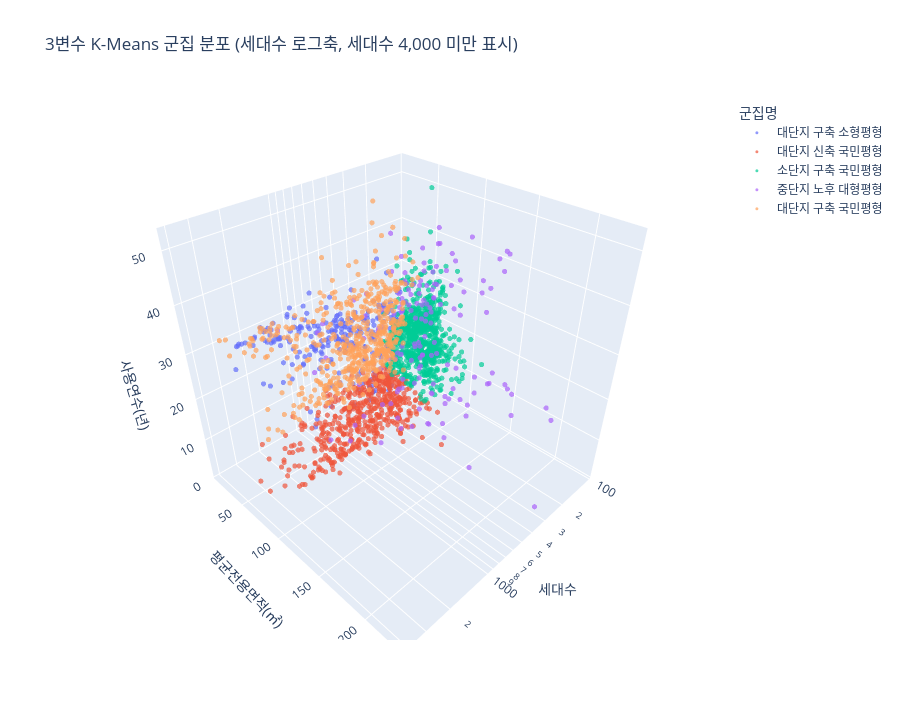

Notebook source saved alongside this figure:
### Markdown cell above
## 10-1. 군집 시각화 (3D 원 변수 축)

PCA를 적용하지 않고 K-Means 입력과 동일한 세 원 변수로 3D 산점도를 그린다. x축 `세대수`만 로그 스케일로 표시하고, y축 `평균전용면적`과 z축 `사용연수`는 선형 스케일을 유지한다. Plotly 그래프를 마우스로 회전·확대해 군집의 겹침과 분포를 확인할 수 있다.

초대형 단지 때문에 대부분의 점이 한쪽에 압축되는 현상을 줄이기 위해 **시각화에서만 세대수 4,000 이상 단지를 제외**한다. K-Means 학습과 군집 프로파일 계산에는 전체 2,223개 단지를 그대로 사용하므로 분석 결과에는 영향을 주지 않는다.

### Code cell
# PCA 없이 세대수·평균전용면적·사용연수를 그대로 사용한 회전형 3D 시각화
import plotly.express as px

CLUSTER_NAMES = {
    0: '소단지 구축 국민평형',
    1: '대단지 신축 국민평형',
    2: '대단지 구축 국민평형',
    3: '대단지 구축 소형평형',
    4: '중단지 노후 대형평형',
}

plot_df_all = unit_df_with_cluster.reset_index()
plot_df = plot_df_all[plot_df_all['세대수'] < 4000].copy()
name_map = per_df[['단지코드', '단지명']].drop_duplicates('단지코드').set_index('단지코드')['단지명']
plot_df['단지명'] = plot_df['단지코드'].map(name_map)
plot_df['군집명'] = plot_df['cluster'].map(CLUSTER_NAMES)

excluded_for_plot = len(plot_df_all) - len(plot_df)
print(f"3D 시각화 단지 수: {len(plot_df):,}개 / 세대수 4,000 이상 제외: {excluded_for_plot:,}개")

fig = px.scatter_3d(
    plot_df,
    x='세대수', y='평균전용면적', z='사용연수',
    color='군집명',
    hover_name='단지명',
    hover_data={'단지코드': True, 'cluster': True},
    log_x=True,
    opacity=0.70,
    title='3변수 K-Means 군집 분포 (세대수 로그축, 세대수 4,000 미만 표시)',
    labels={'평균전용면적': '평균전용면적(㎡)', '사용연수': '사용연수(년)'},
)
fig.update_traces(marker={'size': 3})
fig.update_layout(height=720, legend_title_text='군집명')
fig.show()

### Figure 1 — Plotly figure (JSON) as saved in the notebook; plotly's stock layout.template omitted (floating-point values rounded to 4 significant figures; data arrays with more than 128 entries replaced by an {"elided": "..."} marker saying what was removed)
{"data": [{"customdata": {"elided": "254x2 mixed values"}, "hovertemplate": "<b>%{hovertext}</b><br><br>군집명=대단지 구축 소형평형<br>세대수=%{x}<br>평균전용면적(㎡)=%{y}<br>사용연수(년)=%{z}<br>단지코드=%{customdata[0]}<br>cluster=%{customdata[1]}<extra></extra>", "hovertext": {"elided": "254 str values"}, "legendgroup": "대단지 구축 소형평형", "marker": {"color": "#636efa", "opacity": 0.7, "size": 3, "symbol": "circle"}, "mode": "markers", "name": "대단지 구축 소형평형", "scene": "scene", "showlegend": true, "type": "scatter3d", "x": {"elided": "254 float values"}, "y": {"elided": "254 float values"}, "z": {"elided": "254 float values"}}, {"customdata": {"elided": "513x2 mixed values"}, "hovertemplate": "<b>%{hovertext}</b><br><br>군집명=대단지 신축 국민평형<br>세대수=%{x}<br>평균전용면적(㎡)=%{y}<br>사용연수(년)=%{z}<br>단지코드=%{customdata[0]}<br>cluster=%{customdata[1]}<extra></extra>", "hovertext": {"elided": "513 str values"}, "legendgroup": "대단지 신축 국민평형", "marker": {"color": "#EF553B", "opacity": 0.7, "size": 3, "symbol": "circle"}, "mode": "markers", "name": "대단지 신축 국민평형", "scene": "scene", "showlegend": true, "type": "scatter3d", "x": {"elided": "513 float values"}, "y": {"elided": "513 float values"}, "z": {"elided": "513 float values"}}, {"customdata": {"elided": "756x2 mixed values"}, "hovertemplate": "<b>%{hovertext}</b><br><br>군집명=소단지 구축 국민평형<br>세대수=%{x}<br>평균전용면적(㎡)=%{y}<br>사용연수(년)=%{z}<br>단지코드=%{customdata[0]}<br>cluster=%{customdata[1]}<extra></extra>", "hovertext": {"elided": "756 str values"}, "legendgroup": "소단지 구축 국민평형", "marker": {"color": "#00cc96", "opacity": 0.7, "size": 3, "symbol": "circle"}, "mode": "markers", "name": "소단지 구축 국민평형", "scene": "scene", "showlegend": true, "type": "scatter3d", "x": {"elided": "756 float values"}, "y": {"elided": "756 float values"}, "z": {"elided": "756 float values"}}, {"customdata": {"elided": "149x2 mixed values"}, "hovertemplate": "<b>%{hovertext}</b><br><br>군집명=중단지 노후 대형평형<br>세대수=%{x}<br>평균전용면적(㎡)=%{y}<br>사용연수(년)=%{z}<br>단지코드=%{customdata[0]}<br>cluster=%{customdata[1]}<extra></extra>", "hovertext": {"elided": "149 str values"}, "legendgroup": "중단지 노후 대형평형", "marker": {"color": "#ab63fa", "opacity": 0.7, "size": 3, "symbol": "circle"}, "mode": "markers", "name": "중단지 노후 대형평형", "scene": "scene", "showlegend": true, "type": "scatter3d", "x": {"elided": "149 float values"}, "y": {"elided": "149 float values"}, "z": {"elided": "149 float values"}}, {"customdata": {"elided": "541x2 mixed values"}, "hovertemplate": "<b>%{hovertext}</b><br><br>군집명=대단지 구축 국민평형<br>세대수=%{x}<br>평균전용면적(㎡)=%{y}<br>사용연수(년)=%{z}<br>단지코드=%{customdata[0]}<br>cluster=%{customdata[1]}<extra></extra>", "hovertext": {"elided": "541 str values"}, "legendgroup": "대단지 구축 국민평형", "marker": {"color": "#FFA15A", "opacity": 0.7, "size": 3, "symbol": "circle"}, "mode": "markers", "name": "대단지 구축 국민평형", "scene": "scene", "showlegend": true, "type": "scatter3d", "x": {"elided": "541 float values"}, "y": {"elided": "541 float values"}, "z": {"elided": "541 float values"}}], "layout": {"height": 720, "legend": {"title": {"text": "군집명"}, "tracegroupgap": 0}, "scene": {"domain": {"x": [0.0, 1.0], "y": [0.0, 1.0]}, "xaxis": {"title": {"text": "세대수"}, "type": "log"}, "yaxis": {"title": {"text": "평균전용면적(㎡)"}}, "zaxis": {"title": {"text": "사용연수(년)"}}}, "title": {"text": "3변수 K-Means 군집 분포 (세대수 로그축, 세대수 4,000 미만 표시)"}}}
